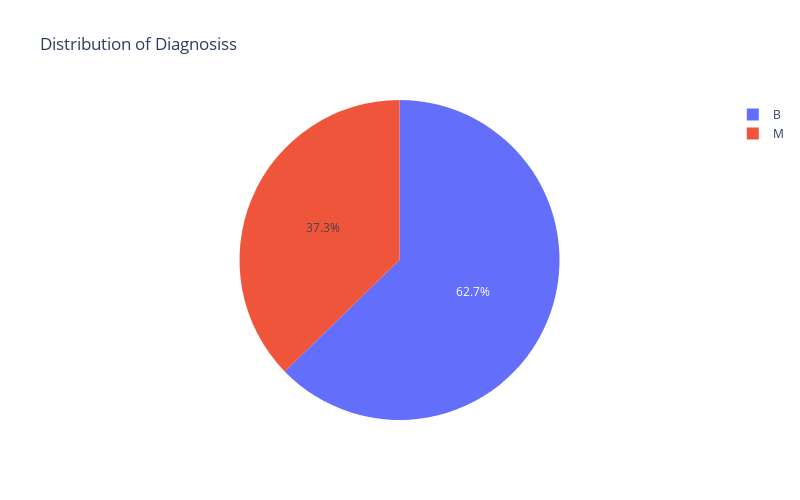

The cell this chart's notebook holds for it:
### Markdown cell above
Number of Benign is 357
Number of Malignant is 212

### Code cell
fig = px.pie(diagnosis_df, values='count', names="diagnosis", title=f'Distribution of {"Diagnosis"}s', width=800, height=500)
fig.show()

### Figure 1 — Plotly figure (JSON) as saved in the notebook; plotly's stock layout.template omitted (floating-point values rounded to 4 significant figures)
{"data": [{"domain": {"x": [0, 1], "y": [0, 1]}, "hovertemplate": "diagnosis=%{label}<br>count=%{value}<extra></extra>", "labels": ["B", "M"], "legendgroup": "", "name": "", "showlegend": true, "type": "pie", "values": [357, 212]}], "layout": {"height": 500, "legend": {"tracegroupgap": 0}, "title": {"text": "Distribution of Diagnosiss"}, "width": 800}}
